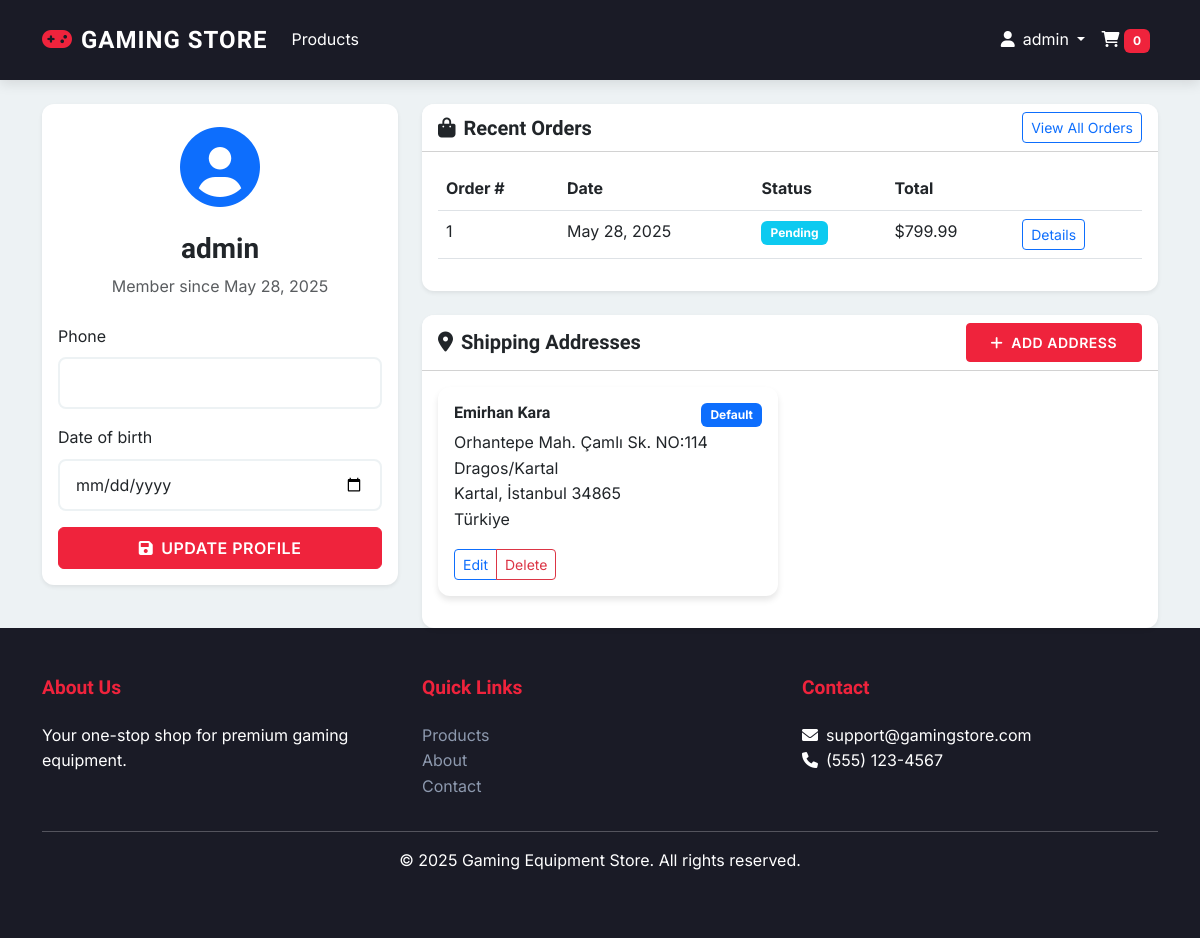
The page /users/profile/ (signed in) on the database its author committed.
### users/models.py (models this page shows, shortened)
class Order(models.Model):
    STATUS_CHOICES = [
        ('pending', 'Pending'),
        ('processing', 'Processing'),
        ('shipped', 'Shipped'),
        ('delivered', 'Delivered'),
        ('cancelled', 'Cancelled'),
    ]
    user = models.ForeignKey(User, on_delete=models.CASCADE, related_name='orders')
    shipping_address = models.ForeignKey(Address, on_delete=models.PROTECT)
    status = models.CharField(max_length=20, choices=STATUS_CHOICES, default='pending')
    total_amount = models.DecimalField(max_digits=10, decimal_places=2)
    created_at = models.DateTimeField(auto_now_add=True)
    updated_at = models.DateTimeField(auto_now=True)

class Address(models.Model):
    user = models.ForeignKey(User, on_delete=models.CASCADE, related_name='addresses')
    full_name = models.CharField(max_length=255)
    address_line_1 = models.CharField(max_length=255)
    address_line_2 = models.CharField(max_length=255, blank=True)
    city = models.CharField(max_length=100)
    state = models.CharField(max_length=100)
    postal_code = models.CharField(max_length=20)
    country = models.CharField(max_length=100)
    is_default = models.BooleanField(default=False)

### users/views.py (the view)
# urls.py: path('profile/', views.profile, name='profile'),
@login_required
def profile(request):
    if request.method == 'POST':
        form = UserProfileForm(request.POST, instance=request.user.userprofile)
        if form.is_valid():
            form.save()
            messages.success(request, 'Profile updated successfully!')
            return redirect('users:profile')
    else:
        form = UserProfileForm(instance=request.user.userprofile)
    orders = Order.objects.filter(user=request.user).order_by('-created_at')[:5]
    addresses = Address.objects.filter(user=request.user)
    return render(request, 'users/profile.html', {
        'form': form,
        'orders': orders,
        'addresses': addresses
    })

### users/forms.py
class UserProfileForm(forms.ModelForm):
    class Meta:
        model = UserProfile
        fields = ['phone', 'date_of_birth']
        widgets = {
            'date_of_birth': forms.DateInput(attrs={'type': 'date'})
        }

### shopping_cart/templatetags/cart_tags.py (called while the page is built)
@register.filter
def cart_items_count(user):
    if user.is_authenticated:
        return CartItem.objects.filter(user=user).count()
    return 0

### templates/users/profile.html (shortened to what this page needs)
{% extends "base.html" %}
{% block content %}
<div class="row">
    <div class="col-md-4">
        <div class="card shadow-sm mb-4">
            <div class="card-body">
                <div class="text-center mb-4">
                    <div class="display-1 mb-3">
                        <i class="fas fa-user-circle text-primary"></i>
                    </div>
                    <h3>{{ user.username }}</h3>
                    <p class="text-muted">Member since {{ user.date_joined|date:"F j, Y" }}</p>
                </div>
                <form method="post">
                    {% for field in form %}
                        <div class="mb-3">
                            <label for="{{ field.id_for_label }}" class="form-label">{{ field.label }}</label>
                            {% if field.name == 'date_of_birth' %}
                                <input type="date"
                                       name="{{ field.html_name }}"
                                       id="{{ field.id_for_label }}"
                                       class="form-control {% if field.errors %}is-invalid{% endif %}"
                                       value="{{ field.value|date:'Y-m-d' }}"
                                       {% if field.field.required %}required{% endif %}>
                            {% else %}
                                <input type="{{ field.field.widget.input_type }}"
                                       name="{{ field.html_name }}"
                                       id="{{ field.id_for_label }}"
                                       class="form-control {% if field.errors %}is-invalid{% endif %}"
                                       value="{{ field.value|default:'' }}"
                                       {% if field.field.required %}required{% endif %}>
                            {% endif %}
                        </div>
                    {% endfor %}
                    <div class="d-grid">
                        <button type="submit" class="btn btn-primary">
                            <i class="fas fa-save me-2"></i>Update Profile
                        </button>
                    </div>
                </form>
            </div>
        </div>
    </div>
    <div class="col-md-8">
        <div class="card shadow-sm mb-4">
            <div class="card-header bg-white">
                <div class="d-flex justify-content-between align-items-center">
                    <h5 class="mb-0">
                        <i class="fas fa-shopping-bag me-2"></i>Recent Orders
                    </h5>
                    <a href="{% url 'users:order_history' %}" class="btn btn-sm btn-outline-primary">
                        View All Orders
                    </a>
                </div>
            </div>
            <div class="card-body">
                {% if orders %}
                    <div class="table-responsive">
                        <table class="table table-hover">
                            <thead>
                                <tr>
                                    <th>Order #</th>
                                    <th>Date</th>
                                    <th>Status</th>
                                    <th>Total</th>
                                    <th></th>
                                </tr>
                            </thead>
                            <tbody>
                                {% for order in orders|slice:":5" %}
                                    <tr>
                                        <td>{{ order.id }}</td>
                                        <td>{{ order.created_at|date:"M d, Y" }}</td>
                                        <td>
                                            <span class="badge bg-{% if order.status == 'delivered' %}success{% elif order.status == 'cancelled' %}danger{% else %}info{% endif %}">
                                                {{ order.status|title }}
                                            </span>
                                        </td>
                                        <td>${{ order.total_amount }}</td>
                                        <td>
                                            <a href="{% url 'users:order_detail' order.id %}" class="btn btn-sm btn-outline-primary">
                                                Details
                                            </a>
                                        </td>
                                    </tr>
                                {% endfor %}
                            </tbody>
                        </table>
                    </div>
                {% else %}
                    <p class="text-center text-muted my-4">No orders yet</p>
                {% endif %}
            </div>
        </div>
        <div class="card shadow-sm">
            <div class="card-header bg-white">
                <div class="d-flex justify-content-between align-items-center">
                    <h5 class="mb-0">
                        <i class="fas fa-map-marker-alt me-2"></i>Shipping Addresses
                    </h5>
                    <a href="{% url 'users:address_create' %}" class="btn btn-sm btn-primary">
                        <i class="fas fa-plus me-2"></i>Add Address
                    </a>
                </div>
            </div>
            <div class="card-body">
                {% if addresses %}
                    <div class="row">
                        {% for address in addresses %}
                            <div class="col-md-6 mb-3">
                                <div class="card h-100">
                                    <div class="card-body">
                                        {% if address.is_default %}
                                            <span class="badge bg-primary float-end">Default</span>
                                        {% endif %}
                                        <h6 class="card-title">{{ address.full_name }}</h6>
                                        <p class="card-text">
                                            {{ address.address_line_1 }}<br>
                                            {{ address.city }}, {{ address.state }} {{ address.postal_code }}<br>
                                            {{ address.country }}
                                        </p>
                                        <div class="btn-group">
                                            <a href="{% url 'users:address_edit' address.pk %}" class="btn btn-sm btn-outline-primary">
                                                Edit
                                            </a>
                                            <a href="{% url 'users:address_delete' address.pk %}" class="btn btn-sm btn-outline-danger">
                                                Delete
                                            </a>
                                        </div>
                                    </div>
                                </div>
                            </div>
                        {% endfor %}
                    </div>
                {% else %}
                    <p class="text-center text-muted my-4">No addresses saved</p>
                {% endif %}
            </div>
        </div>
    </div>
</div>
{% endblock %}

### templates/base.html (shortened to what this page needs)
{% load static %}
{% load cart_tags %}
<!DOCTYPE html>
<html lang="en">
<head>
    <link href="https://cdn.jsdelivr.net/npm/bootstrap@5.3.0/dist/css/bootstrap.min.css" rel="stylesheet">
    <link href="https://cdnjs.cloudflare.com/ajax/libs/font-awesome/6.0.0/css/all.min.css" rel="stylesheet">
</head>
<body>
    <nav class="navbar navbar-expand-lg navbar-dark mb-4">
        <div class="container">
            <a class="navbar-brand" href="{% url 'store:product_list' %}">
                <i class="fas fa-gamepad me-2"></i>Gaming Store
            </a>
            <div class="collapse navbar-collapse" id="navbarNav">
                <ul class="navbar-nav me-auto">
                    <li class="nav-item">
                        <a class="nav-link" href="{% url 'store:product_list' %}">Products</a>
                    </li>
                </ul>
                <ul class="navbar-nav">
                    {% if user.is_authenticated %}
                        <li class="nav-item dropdown">
                            <a class="nav-link dropdown-toggle" href="#" id="navbarDropdown" role="button" data-bs-toggle="dropdown">
                                <i class="fas fa-user me-2"></i>{{ user.username }}
                            </a>
                        </li>
                    {% endif %}
                    <li class="nav-item">
                        <a class="nav-link" href="{% url 'shopping_cart:cart_detail' %}">
                            <i class="fas fa-shopping-cart"></i>
                            {% with total_items=request.user|cart_items_count %}
                                <span class="badge bg-accent">{{ total_items|default:'0' }}</span>
                            {% endwith %}
                        </a>
                    </li>
                </ul>
            </div>
        </div>
    </nav>
    <main class="container">
        {% block content %}{% endblock %}
    </main>
    <footer class="footer mt-auto">
        <div class="container">
            <div class="row">
                <div class="col-md-4">
                    <h5>About Us</h5>
                    <p>Your one-stop shop for premium gaming equipment.</p>
                </div>
                <div class="col-md-4">
                    <h5>Quick Links</h5>
                    <ul class="list-unstyled">
                        <li><a href="{% url 'store:product_list' %}">Products</a></li>
                        <li><a href="#">About</a></li>
                        <li><a href="#">Contact</a></li>
                    </ul>
                </div>
                <div class="col-md-4">
                    <h5>Contact</h5>
                    <ul class="list-unstyled">
                        <li><i class="fas fa-envelope me-2"></i>support@gamingstore.com</li>
                        <li><i class="fas fa-phone me-2"></i>(555) 123-4567</li>
                    </ul>
                </div>
            </div>
            <hr>
            <div class="text-center">
                <p>&copy; {% now "Y" %} Gaming Equipment Store. All rights reserved.</p>
            </div>
        </div>
    </footer>
</body>
</html>

### templates/base.html (style rules this page uses)
:root { --primary-color: #2b2d42; --secondary-color: #8d99ae; --accent-color: #ef233c; --accent-hover: #d90429; --text-color: #2b2d42; --light-bg: #edf2f4; --dark-bg: #1a1b26; --card-bg: #ffffff; --neon-glow: 0 0 10px rgba(239, 35, 60, 0.5); }
body { font-family: 'Inter', sans-serif; color: var(--text-color); line-height: 1.6; background-color: var(--light-bg); min-height: 100vh; display: flex; flex-direction: column; }
h1, h2, h3, h4, h5, h6, .navbar-brand { font-family: 'Rajdhani', sans-serif; font-weight: 600; }
.navbar { background-color: var(--dark-bg); box-shadow: 0 4px 12px rgba(0,0,0,0.1); padding: 1rem 0; }
.navbar-brand { font-size: 1.5rem; text-transform: uppercase; letter-spacing: 1px; }
.navbar-brand i { color: var(--accent-color); }
.navbar-brand, .nav-link { color: white !important; transition: color 0.3s ease; }
.btn-primary { background-color: var(--accent-color); border-color: var(--accent-color); text-transform: uppercase; font-weight: 600; letter-spacing: 0.5px; padding: 0.5rem 1.5rem; transition: all 0.3s ease; }
.card { background-color: var(--card-bg); border: none; border-radius: 12px; box-shadow: 0 4px 6px rgba(0,0,0,0.1); transition: all 0.3s ease; overflow: hidden; }
.footer { background-color: var(--dark-bg); color: white; padding: 3rem 0; margin-top: auto; }
.footer h5 { color: var(--accent-color); margin-bottom: 1.5rem; font-size: 1.2rem; }
.footer a { color: var(--secondary-color); text-decoration: none; transition: color 0.3s ease; }
.form-control { border-radius: 8px; padding: 0.75rem 1rem; border: 2px solid var(--light-bg); transition: all 0.3s ease; }
.badge { padding: 0.5em 0.75em; border-radius: 6px; }
.badge.bg-accent { background-color: var(--accent-color) !important; }
main { animation: fadeIn 0.5s ease-out; }

### rows shown on the page
Order: id "1", created_at "May 28, 2025", status "Pending", total_amount "799.99"
Address: is_default "Default", full_name "Emirhan Kara", address_line_1 "Orhantepe Mah. Çamlı Sk. NO:114 Dragos/Kartal", city "Kartal", state "İstanbul", postal_code "34865", country "Türkiye"

### other values the page prints
{{ user.username }} "admin"
{{ total_items|default:'0' }} "0"
{{ user.date_joined|date:"F j, Y" }} "May 28, 2025"
{{ field.label }} "Phone" "Date of birth"
